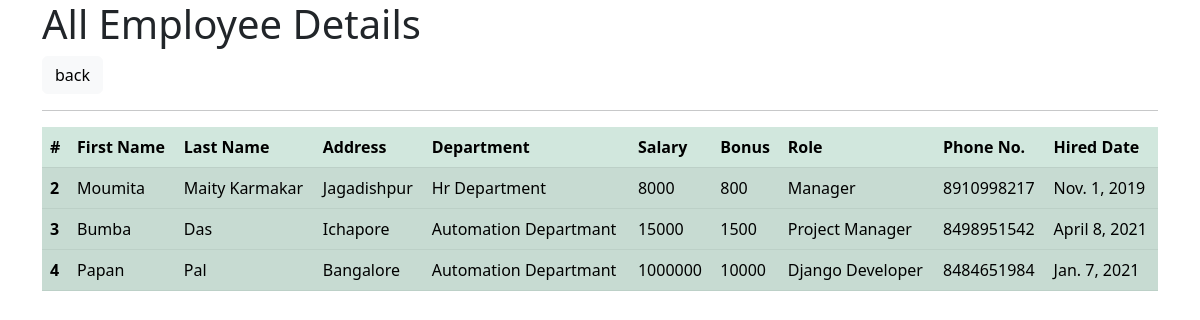
The app's page /all_employee with its own data.
### emp_app/models.py (models this page shows, shortened)
class Employee(models.Model):
    first_name = models.CharField(max_length=100, blank=True, null=True)
    last_name = models.CharField(max_length=100, blank=True, null=True)
    address = models.CharField(max_length=100, null=True, blank=True)
    department = models.ForeignKey(Department, on_delete=models.CASCADE)
    salary = models.IntegerField(default=0)
    bonus = models.IntegerField(default=0)
    role = models.ForeignKey(Role, on_delete=models.CASCADE)
    phone_regex = RegexValidator(
        regex=r"^\+?1?\d{9,15}$",
        message="Phone number format: '+999999999'. Up to 15 digits allowed.",
    )
    phone_no = models.CharField(validators=[phone_regex], max_length=17, blank=True)
    hired_date = models.DateField()

class Department(models.Model):
    name = models.CharField(max_length=100, blank=True, null=True)
    location = models.CharField(max_length=100, blank=True, null=True)

class Role(models.Model):
    role_name = models.CharField(max_length=100, blank=True, null=True)

### emp_app/views.py (the view)
# urls.py: path('all_employee', views.all_employee, name='all_employee'),
def all_employee(request):
    all_emp = Employee.objects.all()
    context = {
        'all_emp':all_emp
    }
    return render(request,'all_employee.html', context)

### emp_app/templates/all_employee.html (shortened to what this page needs)
<!doctype html>
<html lang="en">
  <head>
    <link href="https://cdn.jsdelivr.net/npm/bootstrap@5.3.0/dist/css/bootstrap.min.css" rel="stylesheet">
  </head>
  <body>
    <div class="container">
        <h1>All Employee Details</h1>
        <a class="btn btn-light" href="/" role="button">back</a>
        <hr>
        <table class="table table-success table-striped">
            <thead>
                <tr>
                  <th scope="col">#</th>
                  <th scope="col">First Name</th>
                  <th scope="col">Last Name</th>
                  <th scope="col">Address</th>
                  <th scope="col">Department</th>
                  <th scope="col">Salary</th>
                  <th scope="col">Bonus</th>
                  <th scope="col">Role</th>
                  <th scope="col">Phone No.</th>
                  <th scope="col">Hired Date</th>
                </tr>
            </thead>
            {% for i in all_emp %}
            <tbody>
                <tr>
                <th scope="row">{{i.id}}</th>
                <td>{{i.first_name}}</td>
                <td>{{i.last_name}}</td>
                <td>{{i.address}}</td>
                <td>{{i.department.name}}</td>
                <td>{{i.salary}}</td>
                <td>{{i.bonus}}</td>
                <td>{{i.role.role_name}}</td>
                <td>{{i.phone_no}}</td>
                <td>{{i.hired_date}}</td>
                </tr>
            </tbody>
            {% endfor %}
        </table>
    </div>
  </body>
</html>

### records on screen
Employee: id "2", first_name "Moumita", last_name "Maity Karmakar", address "Jagadishpur", department.name "Hr Department", salary "8000", bonus "800", role.role_name "Manager", phone_no "8910998217", hired_date "Nov. 1, 2019"
Employee: id "3", first_name "Bumba", last_name "Das", address "Ichapore", department.name "Automation Departmant", salary "15000", bonus "1500", role.role_name "Project Manager", phone_no "8498951542", hired_date "April 8, 2021"
Employee: id "4", first_name "Papan", last_name "Pal", address "Bangalore", department.name "Automation Departmant", salary "1000000", bonus "10000", role.role_name "Django Developer", phone_no "8484651984", hired_date "Jan. 7, 2021"
